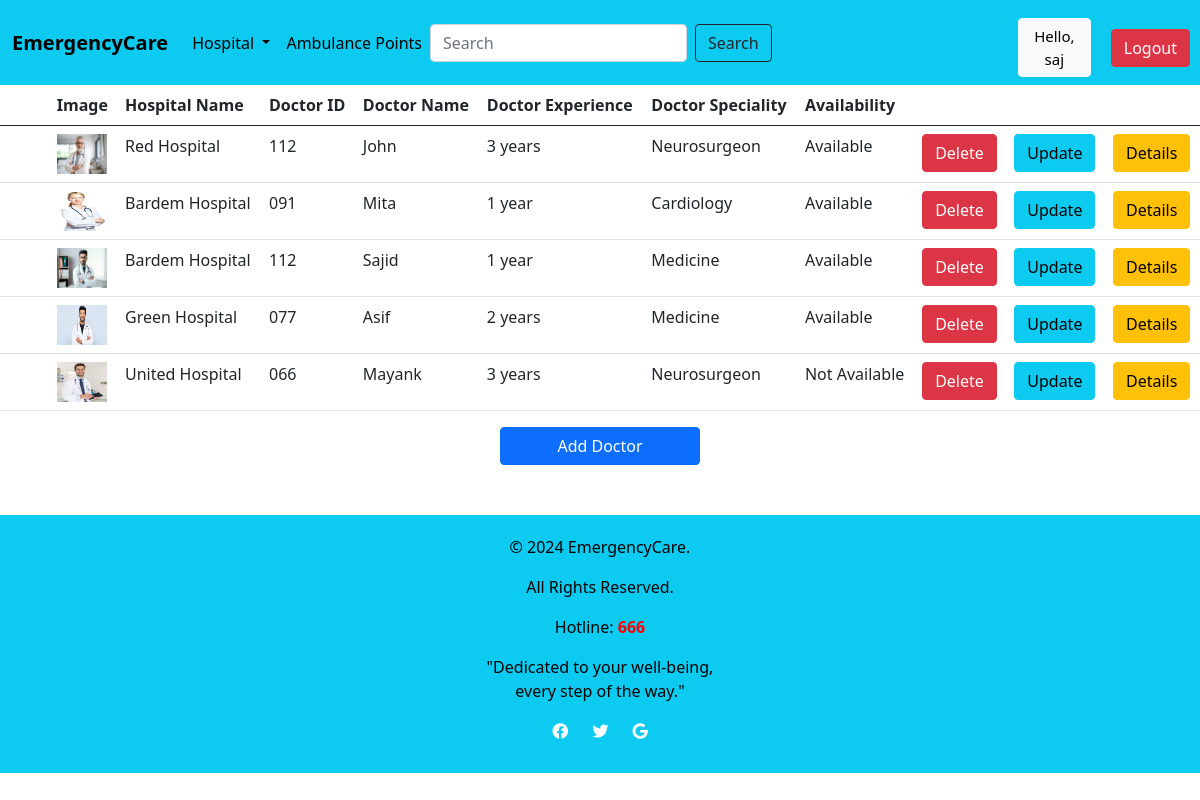
Before: /DoctorList/ (signed in) with the older database file.
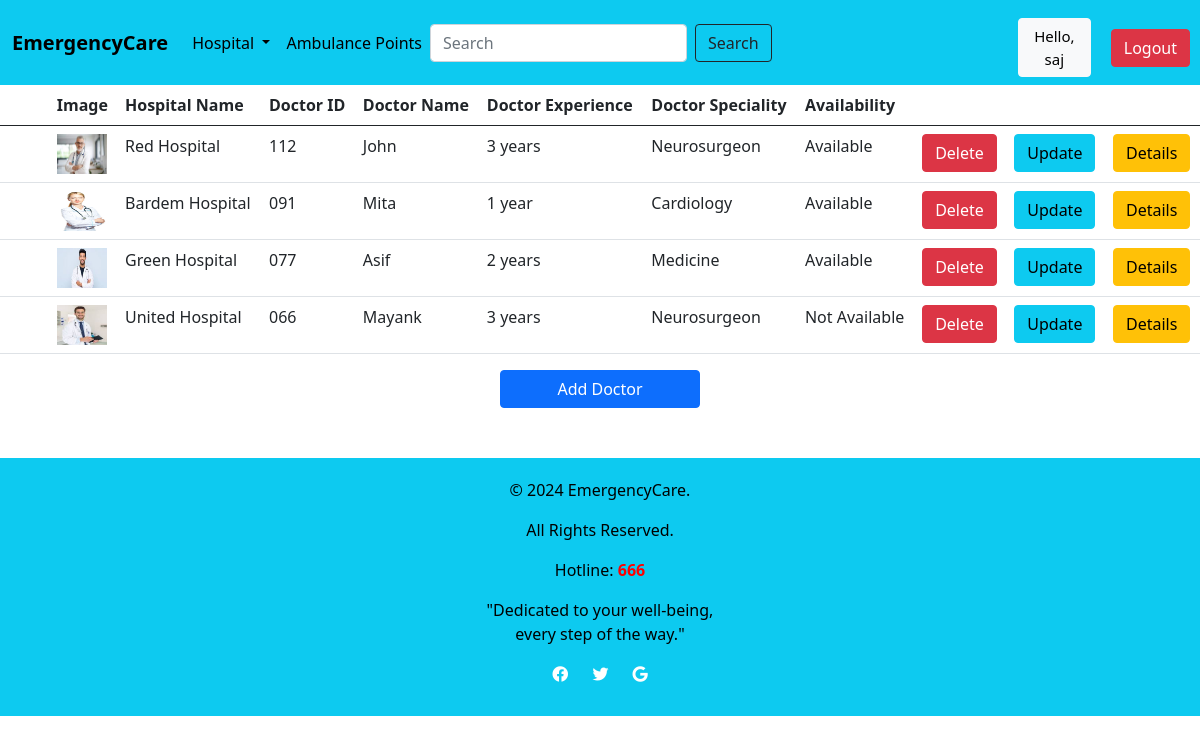
After: the same page with the newer database file.
### Location/models.py (models this page shows, shortened)
class DoctorList(models.Model):
    H_Name = models.ForeignKey(Hospital, on_delete=models.CASCADE, blank=True, null=True)
    D_ID = models.CharField(max_length=200, blank=True, null=True)
    D_Name = models.CharField(max_length=200, blank=True, null=True)
    D_Experience = models.CharField(max_length=200, blank=True, null=True)
    D_Speciality = models.CharField(max_length=200, blank=True, null=True)
    status_availabilty = (
       ('Available','Available'),
        ('Not Available', 'Not Available'),
    )
    Availability = models.CharField(max_length=100, choices=status_availabilty,blank=True,null=True)
    image = models.ImageField(upload_to='images/', blank=True, null=True, default='images/default.jpg')

class Hospital(models.Model):
    H_ID = models.CharField(max_length=200)
    H_name = models.CharField(max_length=200)
    Area_name = models.ForeignKey(Location, on_delete=models.CASCADE)
    image = models.ImageField(upload_to='images/',blank=True, null=True, default='images/default.jpg')
    def __str__(self):
        return self.H_name

### Location/views.py (the view)
# urls.py: path('DoctorList/',l_views.doctorlist,name='DoctorList'),
@login_required(login_url='login')
def doctorlist(request):
    doctorlist = DoctorList.objects.all()
    context = {
        'doctorlist': doctorlist,
    }
    return render(request, 'hospital/DoctorList.html', context=context)

### templates/hospital/DoctorList.html
 {% extends 'hospital/Home.html' %}
 {% block content %}
 {% load static %}
<table class="table">
  <thead>
    <tr>
      <th></th>
      <th></th>
      <th></th>
      <th scope="col">Image</th>
      <th scope="col">Hospital Name</th>
        <th scope="col">Doctor ID</th>
        <th scope="col">Doctor Name</th>
      <th scope="col">Doctor Experience</th>
      <th scope="col">Doctor Speciality</th>
      <th scope="col">Availability</th>
      <th></th>
      <th></th>
      <th></th>
    </tr>
  </thead>
  <tbody>
  {% for d in doctorlist %}
    <tr>
      <td></td>
      <td></td>
      <td></td>
      <td><img src="{{d.image.url}}" style="height: 40px; width: 50px;"></td>
      <td>{{d.H_Name}}</td>
      <td>{{d.D_ID}}</td>
      <td>{{d.D_Name}}</td>
      <td>{{d.D_Experience}}</td>
      <td>{{d.D_Speciality}}</td>
      <td>{{d.Availability}}</td>
      {% if request.user.is_staff %}
      <td><a href="{% url 'delete_doctor' d.id %}" class="btn btn-danger">Delete</a></td>
      <td><a href="{% url 'update_doctor' d.id %}" class="btn btn-info">Update</a></td>
      {% endif %}
      <td><a href="{% url 'DoctorDetails' d.id %}" class = "btn btn-warning">Details</a></td>
    </tr>
  {% endfor %}
  </tbody>
</table>
  {% if request.user.is_staff %}
 <div class = "d-grid gap-2 col-2 mx-auto" style="...">
  <a href="{% url 'add_doctor' %}" class = "btn btn-primary">Add Doctor</a>
 </div>
 {% endif %}
{% endblock %}

Changed rows visible on the page:
removed DoctorList: image (picture), H_Name "Bardem Hospital", D_ID "112", D_Name "Sajid", D_Experience "1 year", D_Speciality "Medicine", Availability "Available"
